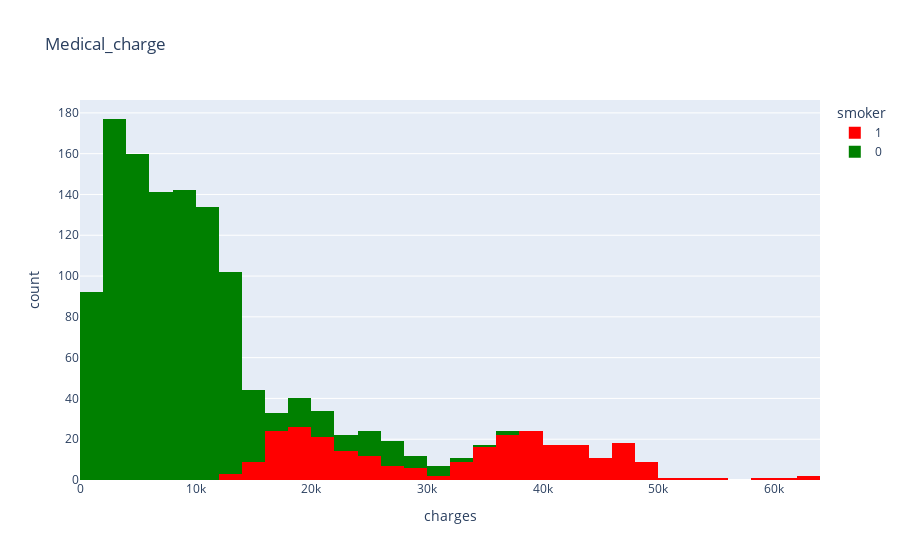

Notebook cell for this chart:
### Code cell
fg=px.histogram(file,x="charges",color="smoker", color_discrete_sequence=["red","green"], title="Medical_charge")
fg.show()

### Figure 1 — Plotly figure (JSON) as saved in the notebook; plotly's stock layout.template omitted (floating-point values rounded to 4 significant figures; data arrays with more than 128 entries replaced by an {"elided": "..."} marker saying what was removed)
{"data": [{"alignmentgroup": "True", "bingroup": "x", "hovertemplate": "smoker=1<br>charges=%{x}<br>count=%{y}<extra></extra>", "legendgroup": "1", "marker": {"color": "red", "pattern": {"shape": ""}}, "name": "1", "offsetgroup": "1", "orientation": "v", "showlegend": true, "type": "histogram", "x": {"elided": "274 float values"}, "xaxis": "x", "yaxis": "y"}, {"alignmentgroup": "True", "bingroup": "x", "hovertemplate": "smoker=0<br>charges=%{x}<br>count=%{y}<extra></extra>", "legendgroup": "0", "marker": {"color": "green", "pattern": {"shape": ""}}, "name": "0", "offsetgroup": "0", "orientation": "v", "showlegend": true, "type": "histogram", "x": {"elided": "1064 float values"}, "xaxis": "x", "yaxis": "y"}], "layout": {"autosize": true, "barmode": "relative", "legend": {"title": {"text": "smoker"}, "tracegroupgap": 0}, "title": {"text": "Medical_charge"}, "xaxis": {"anchor": "y", "autorange": true, "domain": [0, 1], "range": [0, 64000], "title": {"text": "charges"}, "type": "linear"}, "yaxis": {"anchor": "x", "autorange": true, "domain": [0, 1], "range": [0, 186.3], "title": {"text": "count"}}}}
